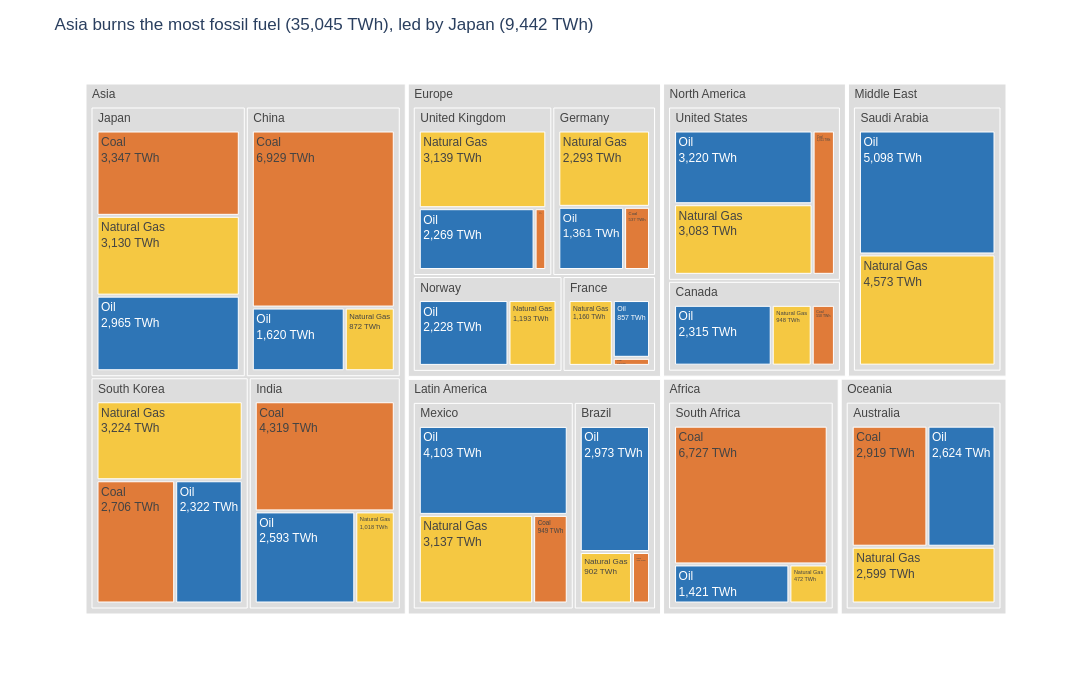

Source (notebook cell):
### Markdown cell above
## Task 1 — Treemap: fossil fuel dependency by country

**What to build:** A treemap showing **fossil fuel TWh only**, broken down by Region → Country → Source (Coal / Oil / Natural Gas).

**Requirements:**
- Filter to fossil sources only before plotting
- Use `path=['Region', 'Country', 'Source']` for the hierarchy
- Colour encodes the fossil source type (Coal / Oil / Natural Gas) with a CVD-safe palette
- Show TWh values in labels — no percentages
- Grey out parent nodes (Region and Country level)
- Insight title naming which region or country is most fossil-dependent

> 💡 `df.loc[df['Source_Type'] == 'Fossil']`

### Code cell
# Task 1
# YOUR CODE HERE
# Keep fossil rows only (Coal, Oil, Natural Gas); .copy() = independent table
df_fossil = df.loc[df['Source_Type'] == 'Fossil'].copy()

# One colour per fossil source, from the CVD-safe course palette (blue / orange / yellow)
fossil_colours = {'Coal': '#E07B39',          
                  'Oil': '#2E75B6',           
                  'Natural Gas': '#F5C842'}   

fig1 = px.treemap(
    df_fossil,
    path=['Region', 'Country', 'Source'],     
    values='TWh',                             
    color='Source',                           
    color_discrete_map=fossil_colours,        
    labels={'TWh': 'Energy (TWh)', 'Source': 'Fossil source'},
    height=700, width=1100,
    template='plotly_white',
)

fig1.update_traces(
    texttemplate='%{label}<br>%{value:,.0f} TWh',                 
    hovertemplate='<b>%{label}</b><br>%{value:,.0f} TWh<extra></extra>',
)

# Grey out parent nodes (Region and Country): any colour that is not one of our three
fig1.data[0].marker.colors = [c if c in fossil_colours.values() else '#DDDDDD'
                              for c in fig1.data[0].marker.colors]

# Insight title: biggest region, and the biggest country inside it
region_twh = df_fossil.groupby('Region')['TWh'].sum()               
top_region = region_twh.idxmax()                                    
country_twh = df_fossil.loc[df_fossil['Region'] == top_region].groupby('Country')['TWh'].sum()
top_country = country_twh.idxmax()                                  

fig1.update_layout(
    title=(f'{top_region} burns the most fossil fuel ({region_twh[top_region]:,.0f} TWh), '
           f'led by {top_country} ({country_twh[top_country]:,.0f} TWh)'),
    font=dict(family='Arial', size=12),
)
fig1.show()

### Figure 1 — Plotly figure (JSON) as saved in the notebook; plotly's stock layout.template omitted (floating-point values rounded to 4 significant figures)
{"data": [{"branchvalues": "total", "customdata": [["(?)"], ["(?)"], ["(?)"], ["(?)"], ["(?)"], ["(?)"], ["(?)"], ["(?)"], ["(?)"], ["(?)"], ["(?)"], ["(?)"], ["(?)"], ["(?)"], ["(?)"], ["(?)"], ["(?)"], ["(?)"], ["(?)"], ["(?)"], ["(?)"], ["(?)"], ["Coal"], ["Coal"], ["Coal"], ["Coal"], ["Coal"], ["Coal"], ["Coal"], ["Coal"], ["Coal"], ["Coal"], ["Coal"], ["Coal"], ["Coal"], ["Natural Gas"], ["Natural Gas"], ["Natural Gas"], ["Natural Gas"], ["Natural Gas"], ["Natural Gas"], ["Natural Gas"], ["Natural Gas"], ["Natural Gas"], ["Natural Gas"], ["Natural Gas"], ["Natural Gas"], ["Natural Gas"], ["Natural Gas"], ["Natural Gas"], ["Oil"], ["Oil"], ["Oil"], ["Oil"], ["Oil"], ["Oil"], ["Oil"], ["Oil"], ["Oil"], ["Oil"], ["Oil"], ["Oil"], ["Oil"], ["Oil"], ["Oil"]], "domain": {"x": [0, 1], "y": [0, 1]}, "hovertemplate": "<b>%{label}</b><br>%{value:,.0f} TWh<extra></extra>", "ids": ["North America/United States", "Asia/China", "Europe/Germany", "Europe/France", "Europe/United Kingdom", "Asia/India", "Latin America/Brazil", "Oceania/Australia", "Asia/Japan", "Asia/South Korea", "Europe/Norway", "Middle East/Saudi Arabia", "Africa/South Africa", "North America/Canada", "Latin America/Mexico", "North America", "Asia", "Europe", "Latin America", "Oceania", "Middle East", "Africa", "North America/United States/Coal", "Asia/China/Coal", "Europe/Germany/Coal", "Europe/France/Coal", "Europe/United Kingdom/Coal", "Asia/India/Coal", "Latin America/Brazil/Coal", "Oceania/Australia/Coal", "Asia/Japan/Coal", "Asia/South Korea/Coal", "Africa/South Africa/Coal", "North America/Canada/Coal", "Latin America/Mexico/Coal", "North America/United States/Natural Gas", "Asia/China/Natural Gas", "Europe/Germany/Natural Gas", "Europe/France/Natural Gas", "Europe/United Kingdom/Natural Gas", "Asia/India/Natural Gas", "Latin America/Brazil/Natural Gas", "Oceania/Australia/Natural Gas", "Asia/Japan/Natural Gas", "Asia/South Korea/Natural Gas", "Europe/Norway/Natural Gas", "Middle East/Saudi Arabia/Natural Gas", "Africa/South Africa/Natural Gas", "North America/Canada/Natural Gas", "Latin America/Mexico/Natural Gas", "North America/United States/Oil", "Asia/China/Oil", "Europe/Germany/Oil", "Europe/France/Oil", "Europe/United Kingdom/Oil", "Asia/India/Oil", "Latin America/Brazil/Oil", "Oceania/Australia/Oil", "Asia/Japan/Oil", "Asia/South Korea/Oil", "Europe/Norway/Oil", "Middle East/Saudi Arabia/Oil", "Africa/South Africa/Oil", "North America/Canada/Oil", "Latin America/Mexico/Oil"], "labels": ["United States", "China", "Germany", "France", "United Kingdom", "India", "Brazil", "Australia", "Japan", "South Korea", "Norway", "Saudi Arabia", "South Africa", "Canada", "Mexico", "North America", "Asia", "Europe", "Latin America", "Oceania", "Middle East", "Africa", "Coal", "Coal", "Coal", "Coal", "Coal", "Coal", "Coal", "Coal", "Coal", "Coal", "Coal", "Coal", "Coal", "Natural Gas", "Natural Gas", "Natural Gas", "Natural Gas", "Natural Gas", "Natural Gas", "Natural Gas", "Natural Gas", "Natural Gas", "Natural Gas", "Natural Gas", "Natural Gas", "Natural Gas", "Natural Gas", "Natural Gas", "Oil", "Oil", "Oil", "Oil", "Oil", "Oil", "Oil", "Oil", "Oil", "Oil", "Oil", "Oil", "Oil", "Oil", "Oil"], "marker": {"colors": ["#DDDDDD", "#DDDDDD", "#DDDDDD", "#DDDDDD", "#DDDDDD", "#DDDDDD", "#DDDDDD", "#DDDDDD", "#DDDDDD", "#DDDDDD", "#DDDDDD", "#DDDDDD", "#DDDDDD", "#DDDDDD", "#DDDDDD", "#DDDDDD", "#DDDDDD", "#DDDDDD", "#DDDDDD", "#DDDDDD", "#DDDDDD", "#DDDDDD", "#E07B39", "#E07B39", "#E07B39", "#E07B39", "#E07B39", "#E07B39", "#E07B39", "#E07B39", "#E07B39", "#E07B39", "#E07B39", "#E07B39", "#E07B39", "#F5C842", "#F5C842", "#F5C842", "#F5C842", "#F5C842", "#F5C842", "#F5C842", "#F5C842", "#F5C842", "#F5C842", "#F5C842", "#F5C842", "#F5C842", "#F5C842", "#F5C842", "#2E75B6", "#2E75B6", "#2E75B6", "#2E75B6", "#2E75B6", "#2E75B6", "#2E75B6", "#2E75B6", "#2E75B6", "#2E75B6", "#2E75B6", "#2E75B6", "#2E75B6", "#2E75B6", "#2E75B6"]}, "name": "", "parents": ["North America", "Asia", "Europe", "Europe", "Europe", "Asia", "Latin America", "Oceania", "Asia", "Asia", "Europe", "Middle East", "Africa", "North America", "Latin America", "", "", "", "", "", "", "", "North America/United States", "Asia/China", "Europe/Germany", "Europe/France", "Europe/United Kingdom", "Asia/India", "Latin America/Brazil", "Oceania/Australia", "Asia/Japan", "Asia/South Korea", "Africa/South Africa", "North America/Canada", "Latin America/Mexico", "North America/United States", "Asia/China", "Europe/Germany", "Europe/France", "Europe/United Kingdom", "Asia/India", "Latin America/Brazil", "Oceania/Australia", "Asia/Japan", "Asia/South Korea", "Europe/Norway", "Middle East/Saudi Arabia", "Africa/South Africa", "North America/Canada", "Latin America/Mexico", "North America/United States", "Asia/China", "Europe/Germany", "Europe/France", "Europe/United Kingdom", "Asia/India", "Latin America/Brazil", "Oceania/Australia", "Asia/Japan", "Asia/South Korea", "Europe/Norway", "Middle East/Saudi Arabia", "Africa/South Africa", "North America/Canada", "Latin America/Mexico"], "texttemplate": "%{label}<br>%{value:,.0f} TWh", "type": "treemap", "values": [7318.0, 9421.0, 4191.0, 2137.0, 5638.0, 7930.0, 4187.0, 8142.0, 9442.0, 8252.0, 3421.0, 9671.0, 8620.0, 3813.0, 8189.0, 11130.0, 35050.0, 15390.0, 12380.0, 8142.0, 9671.0, 8620.0, 1015.0, 6929.0, 537.0, 120.0, 230.0, 4319.0, 312.0, 2919.0, 3347.0, 2706.0, 6727.0, 550.0, 949.0, 3083.0, 872.0, 2293.0, 1160.0, 3139.0, 1018.0, 902.0, 2599.0, 3130.0, 3224.0, 1193.0, 4573.0, 472.0, 948.0, 3137.0, 3220.0, 1620.0, 1361.0, 857.0, 2269.0, 2593.0, 2973.0, 2624.0, 2965.0, 2322.0, 2228.0, 5098.0, 1421.0, 2315.0, 4103.0]}], "layout": {"font": {"family": "Arial", "size": 12}, "height": 700, "legend": {"tracegroupgap": 0}, "margin": {"t": 60}, "title": {"text": "Asia burns the most fossil fuel (35,045 TWh), led by Japan (9,442 TWh)"}, "width": 1100}}
